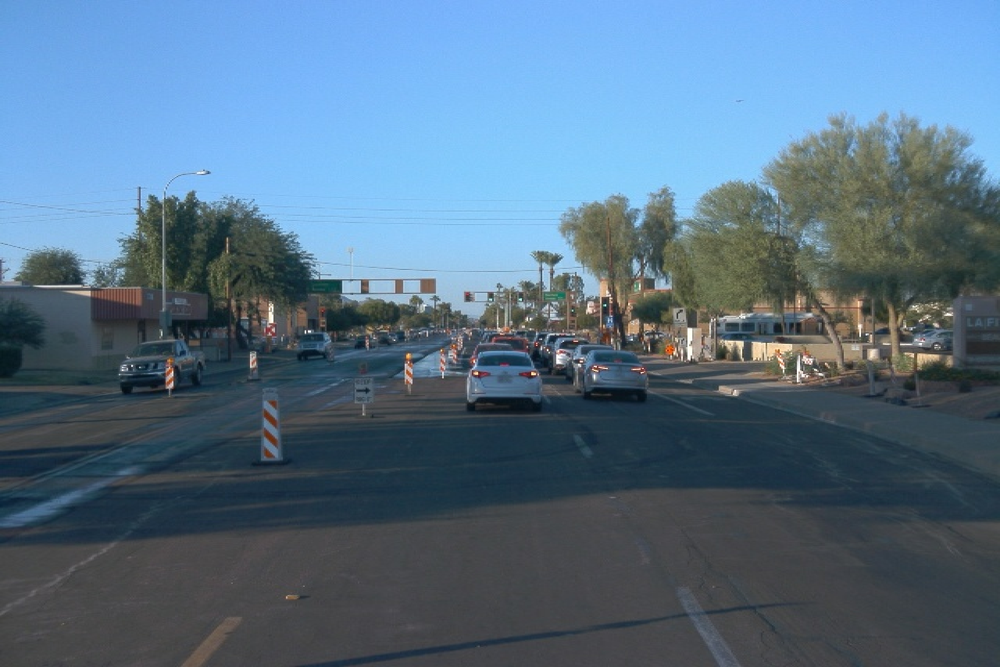
#> input picture Self_Driving_Car_Engineer/01_ComputerVision/Exercise2_ImageManipulation/data/images/segment-12257951615341726923_2196_690_2216_690_with_camera_labels_78.png, 1000 x 667 px, shrunk from 1920 x 1280 before the run; its folder holds only this picture in this run
$ python statistics0.py
#> lines starting #> are read from the running program, lines starting #| are printed output that depends on the picture; long printed decimals are rounded
import glob
import matplotlib.pyplot as plt
import seaborn as sns
import numpy as np
from PIL import Image

def calculate_mean_std(image_list):
    """
    calculate mean and std of image list
    args:
    - image_list [list[str]]: list of image paths
    returns:
    - mean [array]: 1x3 array of float, channel wise mean
    - std [array]: 1x3 array of float, channel wise std
    """
    # IMPLEMENT THIS FUNCTION
    mean_arr = []
    std_arr = []
    for image_path in image_list:
        img = np.array(Image.open(image_path).convert('RGB'))
#> img is the input picture: shape (667, 1000, 3); mean R, G, B 86.3, 112.1, 133.4
        R, G, B = img[..., 0], img[..., 1], img[..., 2]
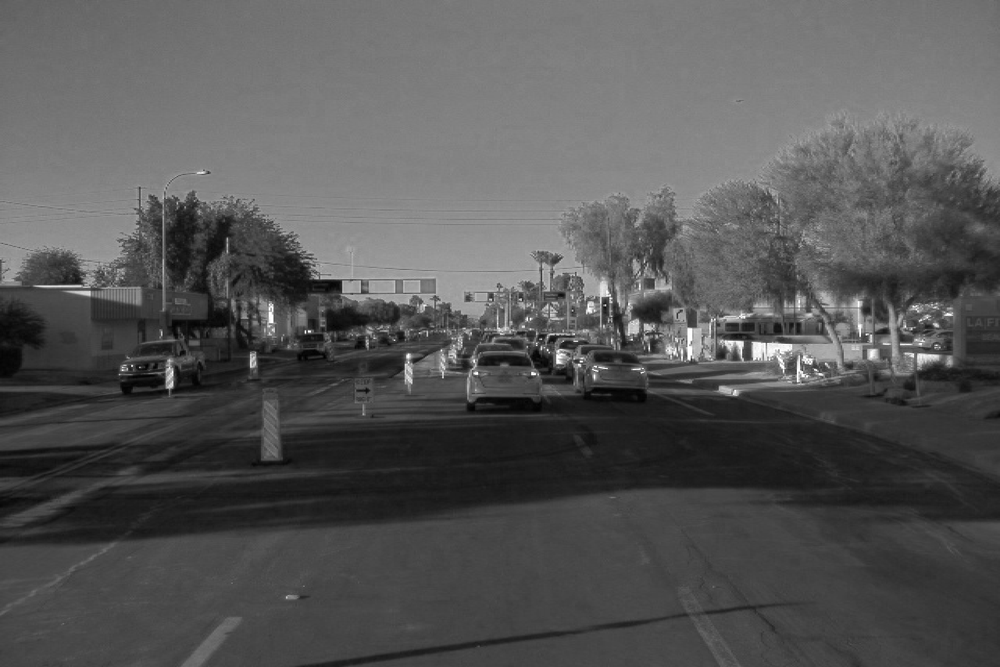
#> R: shape (667, 1000); min 0, max 255, mean 86.3
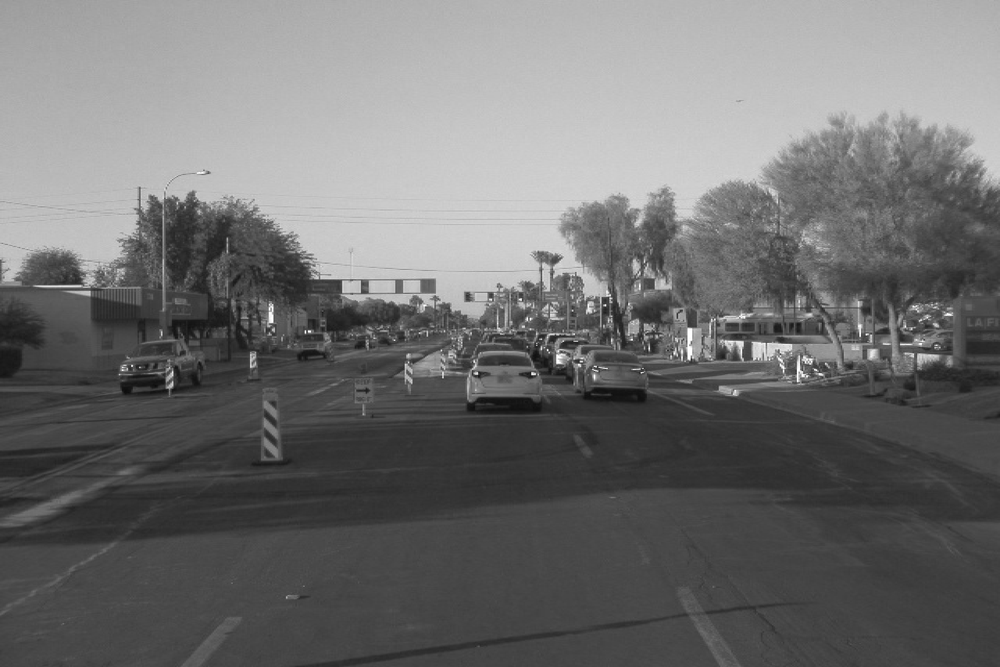
#> G: shape (667, 1000); min 12, max 255, mean 112.1
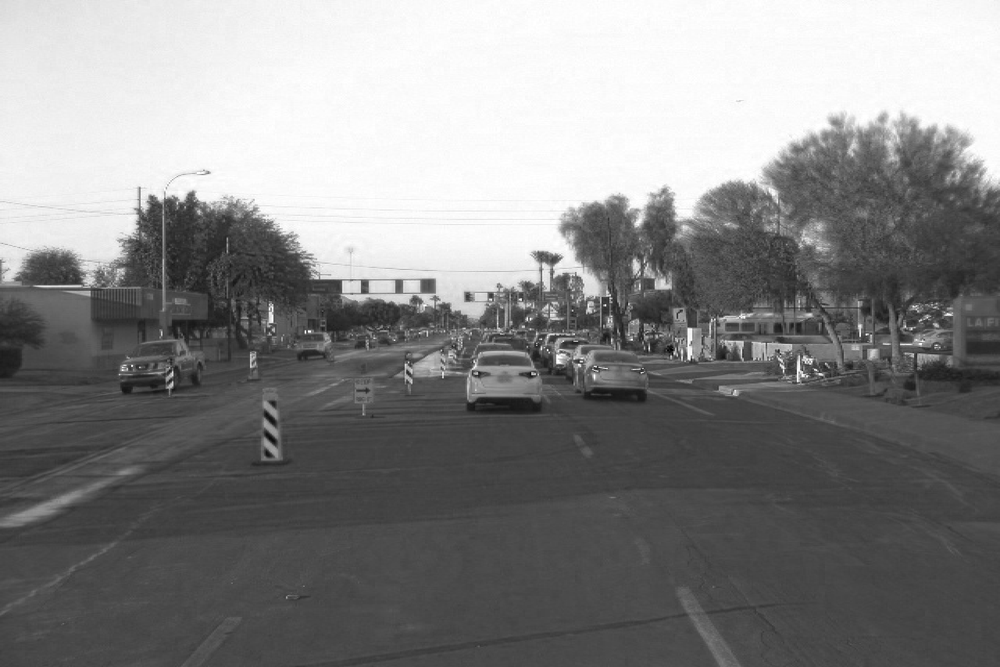
#> B: shape (667, 1000); min 3, max 255, mean 133.4
        r_mean, g_mean, b_mean = np.mean(R), np.mean(G), np.mean(B)
#> r_mean = 86.28; g_mean = 112.1; b_mean = 133.4
        r_std, g_std, b_std = np.std(R), np.std(G), np.std(B)
#> r_std = 39.28; g_std = 57.8; b_std = 81.04
        mean_arr.append([r_mean,g_mean,b_mean])
        std_arr.append([r_std, g_std, b_std])
    #print(np.array(mean_arr))
    mean = np.mean(np.array(mean_arr), axis=0)
#> mean = [86.28, 112.1, 133.4]
    std = np.mean(np.array(std_arr), axis=0)
#> std = [39.28, 57.8, 81.04]
    return mean, std


def channel_histogram(image_list):
    """
    calculate channel wise pixel value
    args:
    - image_list [list[str]]: list of image paths
    """
    # IMPLEMENT THIS FUNCTION
    # Go through each image and calculate channel wise histogram
    r_hist = []
    g_hist = []
    b_hist = []
    for image_path in image_list:
        img = np.array(Image.open(image_path).convert('RGB'))
        R, G, B = img[..., 0], img[..., 1], img[..., 2]
        r_hist.extend(R.flatten().tolist())
        g_hist.extend(G.flatten().tolist())
        b_hist.extend(B.flatten().tolist())

    # Plot histogram of all channels using seaborn kde plot
    plt.figure()
    plt.title("Channel wise histogram")
    plt.xlabel("Pixel value")
    plt.ylabel("Density")
    sns.kdeplot(r_hist, color='r')
    sns.kdeplot(g_hist, color='g')
    sns.kdeplot(b_hist, color='b')
    plt.show()


if __name__ == "__main__":
    image_list = glob.glob('data/images/*')
    mean, std = calculate_mean_std(image_list)
#> mean = [86.28, 112.1, 133.4]; std = [39.28, 57.8, 81.04]
    channel_histogram(image_list[:2])
#> in channel_histogram, `plt.show()`:
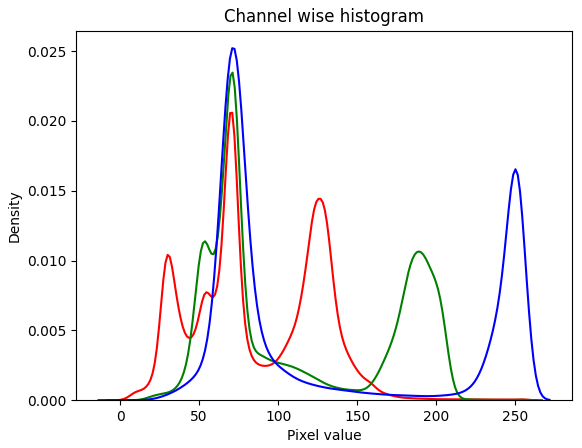
#> figure drawn by matplotlib, 1 panel; curve peaks at x = 70.96, y = 0.0206; curve peaks at x = 71.17, y = 0.0235; curve peaks at x = 70.94, y = 0.0252
    print("Mean =", mean)
#| Mean = [ 86.279 112.058 133.445]
    print("Std =", std)
#| Std = [39.284 57.800 81.044]
